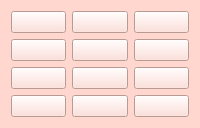
               <widget class="QWidget" name="tab_12_13">
                <property name="styleSheet">
                 <string notr="true">background-color: rgb(255, 215, 207);</string>
                </property>
                <attribute name="title">
                 <string>12-13лет</string>
                </attribute>
                <layout class="QGridLayout" name="gridLayout_13">
                 <item row="0" column="0">
                  <widget class="QPushButton" name="btn_12_1">
                   <property name="minimumSize">
                    <size>
                     <width>0</width>
                     <height>0</height>
                    </size>
                   </property>
                   <property name="maximumSize">
                    <size>
                     <width>16777215</width>
                     <height>16777215</height>
                    </size>
                   </property>
                   <property name="cursor">
                    <cursorShape>PointingHandCursor</cursorShape>
                   </property>
                   <property name="focusPolicy">
                    <enum>Qt::TabFocus</enum>
                   </property>
                   <property name="text">
                    <string/>
                   </property>
                  </widget>
                 </item>
                 <item row="0" column="1">
                  <widget class="QPushButton" name="btn_12_5">
                   <property name="minimumSize">
                    <size>
                     <width>0</width>
                     <height>0</height>
                    </size>
                   </property>
                   <property name="maximumSize">
                    <size>
                     <width>16777215</width>
                     <height>16777215</height>
                    </size>
                   </property>
                   <property name="cursor">
                    <cursorShape>PointingHandCursor</cursorShape>
                   </property>
                   <property name="focusPolicy">
                    <enum>Qt::TabFocus</enum>
                   </property>
                   <property name="text">
                    <string/>
                   </property>
                  </widget>
                 </item>
                 <item row="0" column="2">
                  <widget class="QPushButton" name="btn_12_9">
                   <property name="minimumSize">
                    <size>
                     <width>0</width>
                     <height>0</height>
                    </size>
                   </property>
                   <property name="maximumSize">
                    <size>
                     <width>16777215</width>
                     <height>16777215</height>
                    </size>
                   </property>
                   <property name="cursor">
                    <cursorShape>PointingHandCursor</cursorShape>
                   </property>
                   <property name="focusPolicy">
                    <enum>Qt::TabFocus</enum>
                   </property>
                   <property name="text">
                    <string/>
                   </property>
                  </widget>
                 </item>
                 <item row="1" column="0">
                  <widget class="QPushButton" name="btn_12_2">
                   <property name="minimumSize">
                    <size>
                     <width>0</width>
                     <height>0</height>
                    </size>
                   </property>
                   <property name="maximumSize">
                    <size>
                     <width>16777215</width>
                     <height>16777215</height>
                    </size>
                   </property>
                   <property name="cursor">
                    <cursorShape>PointingHandCursor</cursorShape>
                   </property>
                   <property name="focusPolicy">
                    <enum>Qt::TabFocus</enum>
                   </property>
                   <property name="text">
                    <string/>
                   </property>
                  </widget>
                 </item>
                 <item row="1" column="1">
                  <widget class="QPushButton" name="btn_12_6">
                   <property name="minimumSize">
                    <size>
                     <width>0</width>
                     <height>0</height>
                    </size>
                   </property>
                   <property name="maximumSize">
                    <size>
                     <width>16777215</width>
                     <height>16777215</height>
                    </size>
                   </property>
                   <property name="cursor">
                    <cursorShape>PointingHandCursor</cursorShape>
                   </property>
                   <property name="focusPolicy">
                    <enum>Qt::TabFocus</enum>
                   </property>
                   <property name="text">
                    <string/>
                   </property>
                  </widget>
                 </item>
                 <item row="1" column="2">
                  <widget class="QPushButton" name="btn_12_10">
                   <property name="minimumSize">
                    <size>
                     <width>0</width>
                     <height>0</height>
                    </size>
                   </property>
                   <property name="maximumSize">
                    <size>
                     <width>16777215</width>
                     <height>16777215</height>
                    </size>
                   </property>
                   <property name="cursor">
                    <cursorShape>PointingHandCursor</cursorShape>
                   </property>
                   <property name="focusPolicy">
                    <enum>Qt::TabFocus</enum>
                   </property>
                   <property name="text">
                    <string/>
                   </property>
                  </widget>
                 </item>
                 <item row="2" column="0">
                  <widget class="QPushButton" name="btn_12_3">
                   <property name="minimumSize">
                    <size>
                     <width>0</width>
                     <height>0</height>
                    </size>
                   </property>
                   <property name="maximumSize">
                    <size>
                     <width>16777215</width>
                     <height>16777215</height>
                    </size>
                   </property>
                   <property name="cursor">
                    <cursorShape>PointingHandCursor</cursorShape>
                   </property>
                   <property name="focusPolicy">
                    <enum>Qt::TabFocus</enum>
                   </property>
                   <property name="text">
                    <string/>
                   </property>
                  </widget>
                 </item>
                 <item row="2" column="1">
                  <widget class="QPushButton" name="btn_12_7">
                   <property name="minimumSize">
                    <size>
                     <width>0</width>
                     <height>0</height>
                    </size>
                   </property>
                   <property name="maximumSize">
                    <size>
                     <width>16777215</width>
                     <height>16777215</height>
                    </size>
                   </property>
                   <property name="cursor">
                    <cursorShape>PointingHandCursor</cursorShape>
                   </property>
                   <property name="focusPolicy">
                    <enum>Qt::TabFocus</enum>
                   </property>
                   <property name="text">
                    <string/>
                   </property>
                  </widget>
                 </item>
                 <item row="2" column="2">
                  <widget class="QPushButton" name="btn_12_11">
                   <property name="minimumSize">
                    <size>
                     <width>0</width>
                     <height>0</height>
                    </size>
                   </property>
                   <property name="maximumSize">
                    <size>
                     <width>16777215</width>
                     <height>16777215</height>
                    </size>
                   </property>
                   <property name="cursor">
                    <cursorShape>PointingHandCursor</cursorShape>
                   </property>
                   <property name="focusPolicy">
                    <enum>Qt::TabFocus</enum>
                   </property>
                   <property name="text">
                    <string/>
                   </property>
                  </widget>
                 </item>
                 <item row="3" column="0">
                  <widget class="QPushButton" name="btn_12_4">
                   <property name="minimumSize">
                    <size>
                     <width>0</width>
                     <height>0</height>
                    </size>
                   </property>
                   <property name="maximumSize">
                    <size>
                     <width>16777215</width>
                     <height>16777215</height>
                    </size>
                   </property>
                   <property name="cursor">
                    <cursorShape>PointingHandCursor</cursorShape>
                   </property>
                   <property name="focusPolicy">
                    <enum>Qt::TabFocus</enum>
                   </property>
                   <property name="text">
                    <string/>
                   </property>
                  </widget>
                 </item>
                 <item row="3" column="1">
                  <widget class="QPushButton" name="btn_12_8">
                   <property name="minimumSize">
                    <size>
                     <width>0</width>
                     <height>0</height>
                    </size>
                   </property>
                   <property name="maximumSize">
                    <size>
                     <width>16777215</width>
                     <height>16777215</height>
                    </size>
                   </property>
                   <property name="cursor">
                    <cursorShape>PointingHandCursor</cursorShape>
                   </property>
                   <property name="focusPolicy">
                    <enum>Qt::TabFocus</enum>
                   </property>
                   <property name="text">
                    <string/>
                   </property>
                  </widget>
                 </item>
                 <item row="3" column="2">
                  <widget class="QPushButton" name="btn_12_12">
                   <property name="minimumSize">
                    <size>
                     <width>0</width>
                     <height>0</height>
                    </size>
                   </property>
                   <property name="maximumSize">
                    <size>
                     <width>16777215</width>
                     <height>16777215</height>
                    </size>
                   </property>
                   <property name="cursor">
                    <cursorShape>PointingHandCursor</cursorShape>
                   </property>
                   <property name="focusPolicy">
                    <enum>Qt::TabFocus</enum>
                   </property>
                   <property name="text">
                    <string/>
                   </property>
                  </widget>
                 </item>
                </layout>
               </widget>
